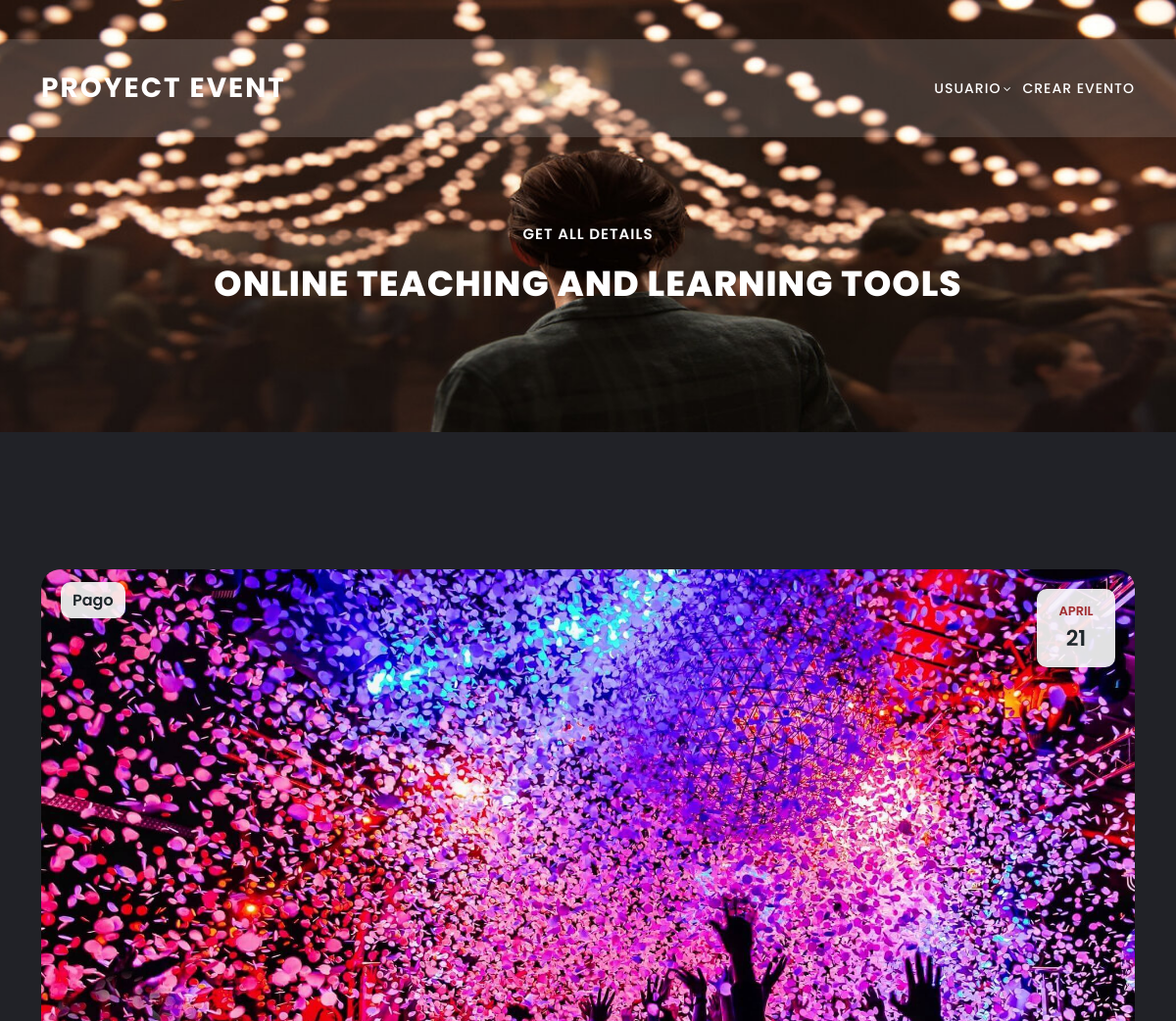
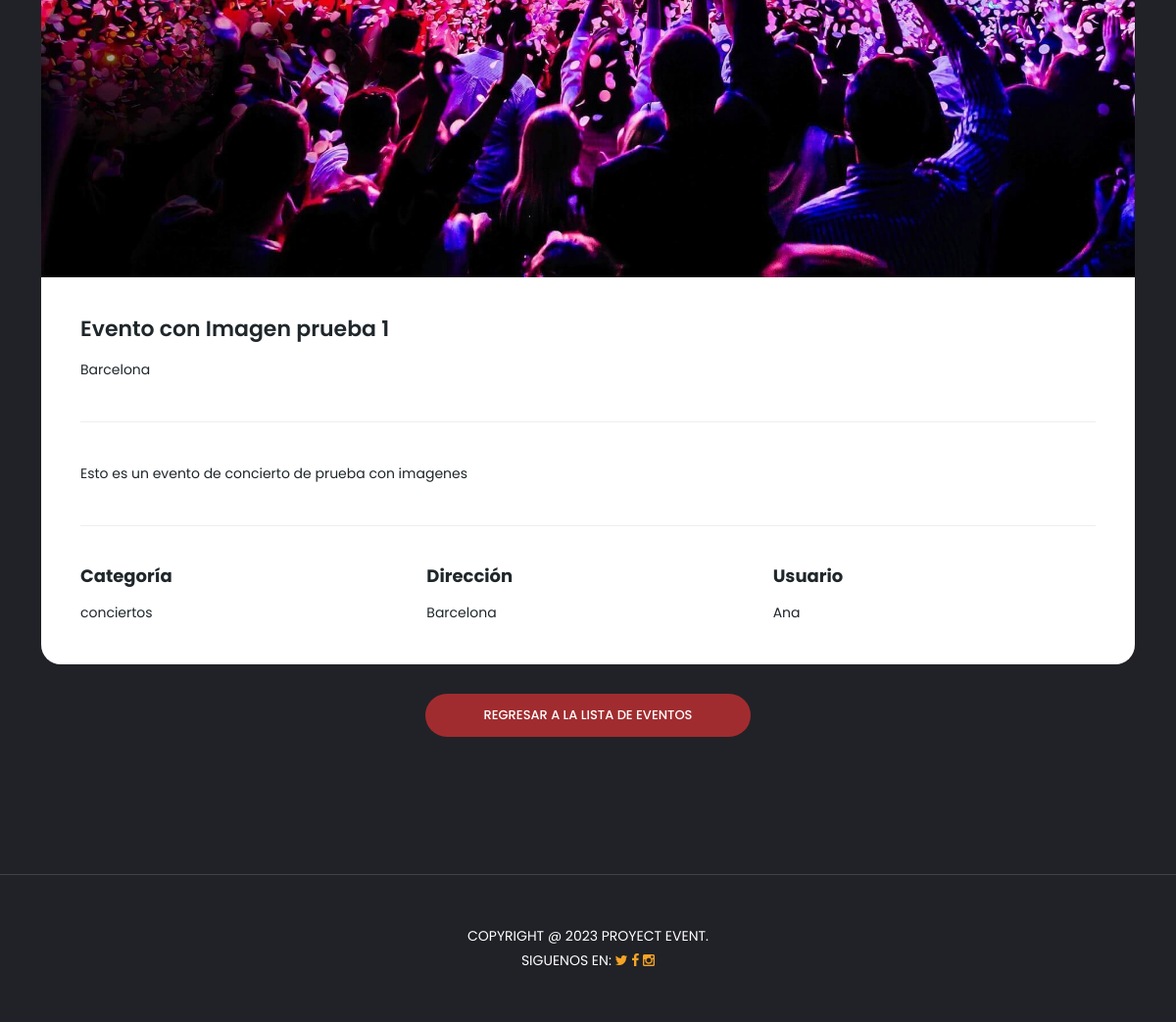
The page /meeting-details.php?id=23 on the database its author committed (2 pictures, top to bottom).
### tables this page shows
CREATE TABLE `eventos` (
  `id` int(200) NOT NULL,
  `nomevent` varchar(100) NOT NULL,
  `categoria` varchar(50) NOT NULL,
  `fecha` date NOT NULL,
  `localizacion` varchar(100) NOT NULL,
  `entrada` varchar(11) NOT NULL,
  `descripcion` varchar(255) NOT NULL,
  `imagen` varchar(200) NOT NULL,
  `usuario` varchar(50) NOT NULL,
  `correo` varchar(50) NOT NULL
);

### meeting-details.php (the view, shortened to what this page needs)
<?php
function obtenerDetallesEvento($id) {
    $servername = "localhost:3309";
    $username = "root";
    $password = null;
    $dbname = "event";
    $conn = new mysqli($servername, $username, $password, $dbname);
    $sql = "SELECT * FROM eventos WHERE id = $id";
    $result = $conn->query($sql);
    if ($result->num_rows > 0) {
        $detalleEvento = $result->fetch_assoc();
        return $detalleEvento;
    } else {
        return false;
    }
}
?>
<!DOCTYPE html>
<html lang="es">
  <head>
    <link href="vendor/bootstrap/css/bootstrap.min.css" rel="stylesheet">
    <link rel="stylesheet" href="assets/css/fontawesome.css">
    <link rel="stylesheet" href="assets/css/templatemo-edu-meeting.css">
    <link rel="stylesheet" href="assets/css/owl.css">
    <link rel="stylesheet" href="assets/css/lightbox.css">
  </head>
<body>
  <header class="header-area header-sticky">
      <div class="container">
          <div class="row">
              <div class="col-12">
                  <nav class="main-nav">
                      <a href="index.php" class="logo">
                          Proyect Event
                      </a>
                      <ul class="nav">
                        <li class="has-sub">
                          <a href="javascript:void(0)">Usuario</a>
                        </li>
                        <li><a href='verificarSesion.php'>Crear Evento</a></li>
                      </ul>
                  </nav>
  </header>
  <section class="heading-page header-text" id="top">
    <div class="container">
      <div class="row">
        <div class="col-lg-12">
          <h6>Get all details</h6>
          <h2>Online Teaching and Learning Tools</h2>
        </div>
      </div>
    </div>
  </section>
  <section class="meetings-page" id="meetings">
  <div class="container">
    <div class="row">
      <div class="col-lg-12">
      <?php
    $id = $_GET['id'];
    $detalleEvento = obtenerDetallesEvento($id);
    if ($detalleEvento) {
        $entrada = $detalleEvento['entrada'];
        $fecha = $detalleEvento['fecha'];
        $nombreEvento = $detalleEvento['nomevent'];
        $descripcion = $detalleEvento['descripcion'];
        $categoria = $detalleEvento['categoria'];
        $localizacion = $detalleEvento['localizacion'];
        $usuario = $detalleEvento['usuario'];
        $imagen = $detalleEvento['imagen'];
        $mes = date('F', strtotime($fecha));
        $dia = date('d', strtotime($fecha));
        ?>
          <div class="row">
            <div class="col-lg-12">
              <div class="meeting-single-item">
                <div class="thumb">
                  <div class="price">
                    <span><?php echo $entrada; ?></span>
                  </div>
                  <div class="date">
                    <h6><?php echo $mes; ?> <span><?php echo $dia; ?></span></h6>
                  </div>
                  <a><img src="<?php echo $imagen; ?>" alt=""></a>
                </div>
                <div class="down-content">
                  <a href="meeting-details.html"><h4><?php echo $nombreEvento; ?></h4></a>
                  <p><?php echo $localizacion; ?></p>
                  <p class="description">
                    <?php echo $descripcion; ?>
                  </p>
                  <div class="row">
                    <div class="col-lg-4">
                      <div class="hours">
                        <h5>Categoría</h5>
                        <p><?php echo $categoria; ?></p>
                      </div>
                    </div>
                    <div class="col-lg-4">
                      <div class="location">
                        <h5>Dirección</h5>
                        <p><?php echo $localizacion; ?></p>
                      </div>
                    </div>
                    <div class="col-lg-4">
                      <div class="book now">
                        <h5>Usuario</h5>
                        <p><?php echo $usuario; ?></p>
                      </div>
                    </div>
                  </div>
                </div>
              </div>
            </div>
            <div class="col-lg-12">
              <div class="main-button-red">
                <a href="meetings.php">Regresar a la lista de eventos</a>
              </div>
            </div>
          </div>
        <?php
        } else {
          echo "El evento no existe.";
        }
        ?>
      </div>
    </div>
  </div>
  <div class="footer">
    <p>Copyright @ 2023 Proyect Event.
        <br>Siguenos en:
        <a href="https://twitter.com/" target="_parent" title="free css templates"><i class="fa fa-twitter"></i></a>
        <a href="https://fb.com/" target="_parent" title="free css templates"><i class="fa fa-facebook"></i></a>
        <a href="https://instagram.com/" target="_parent" title="free css templates"><i class="fa fa-instagram"></i></a>
    </p>
  </div>
</section>
</body>
  </body>
</html>

### rows shown on the page
eventos: entrada "Pago", fecha "APRIL", fecha "21", imagen (picture), nomevent "Evento con Imagen prueba 1", localizacion "Barcelona", descripcion "Esto es un evento de concierto de prueba con imagenes", categoria "conciertos", usuario "Ana"
